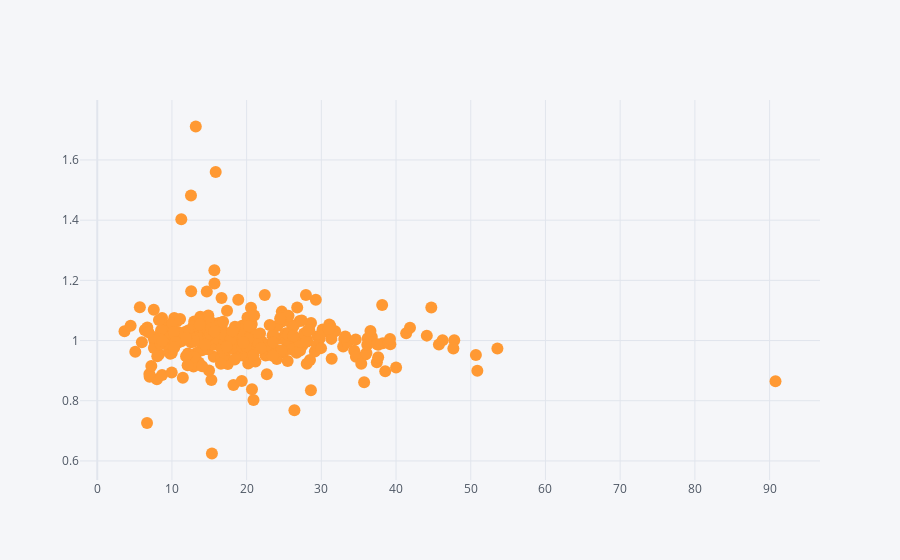

Notebook code cell kept with this figure:
### Code cell
df_low.iplot(kind='scatter', mode='markers', x='stoch', y='ratio')

### Figure 1 — Plotly figure (JSON) as saved in the notebook; plotly's stock layout.template omitted (floating-point values rounded to 4 significant figures; data arrays with more than 128 entries replaced by an {"elided": "..."} marker saying what was removed)
{"data": [{"line": {"color": "rgba(255, 153, 51, 1.0)", "dash": "solid", "shape": "linear", "width": 1.3}, "marker": {"size": 12, "symbol": "circle"}, "mode": "markers", "name": "ratio", "text": "", "type": "scatter", "x": {"elided": "307 float values"}, "y": {"elided": "307 float values"}}], "layout": {"legend": {"bgcolor": "#F5F6F9", "font": {"color": "#4D5663"}}, "paper_bgcolor": "#F5F6F9", "plot_bgcolor": "#F5F6F9", "title": {"font": {"color": "#4D5663"}}, "xaxis": {"gridcolor": "#E1E5ED", "showgrid": true, "tickfont": {"color": "#4D5663"}, "title": {"font": {"color": "#4D5663"}, "text": ""}, "zerolinecolor": "#E1E5ED"}, "yaxis": {"gridcolor": "#E1E5ED", "showgrid": true, "tickfont": {"color": "#4D5663"}, "title": {"font": {"color": "#4D5663"}, "text": ""}, "zerolinecolor": "#E1E5ED"}}}
